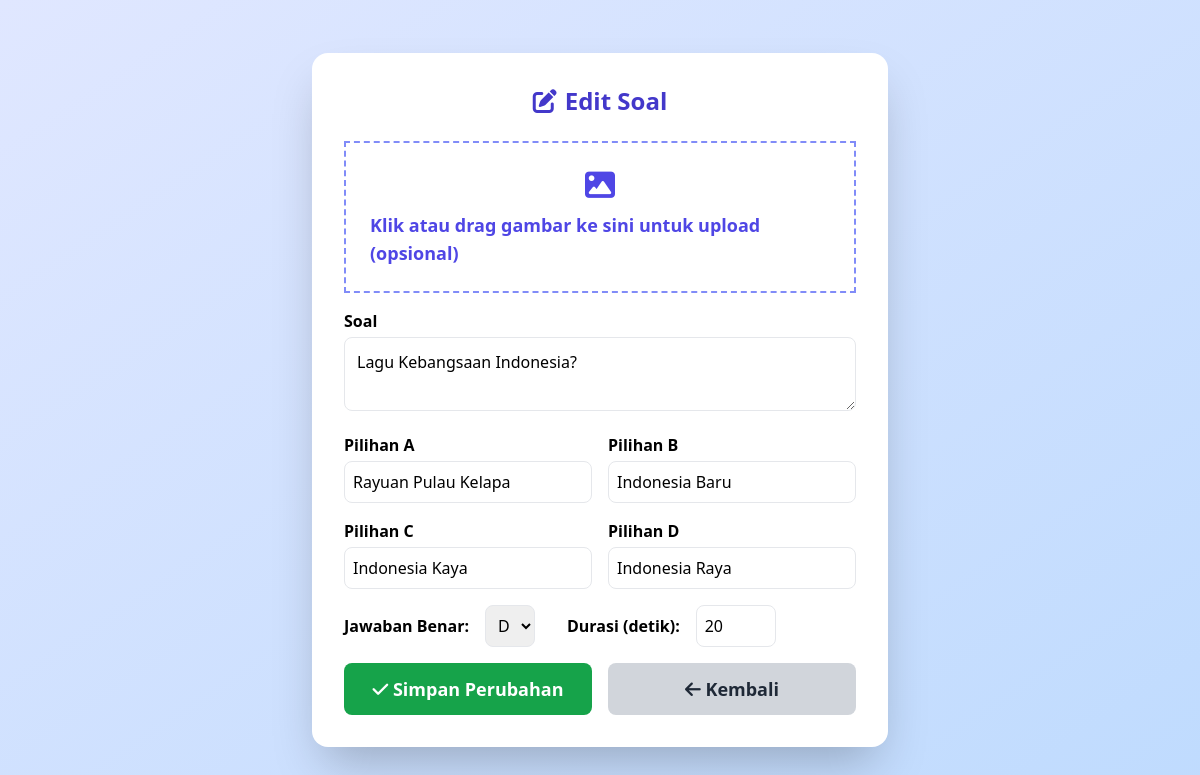
The page /edit_soal.php?id=2 on the database its author committed.
### tables this page shows
CREATE TABLE `tb_soal` (
  `id` int(11) NOT NULL,
  `id_quiz` int(11) NOT NULL,
  `soal` text NOT NULL,
  `jawaban_a` varchar(255) NOT NULL,
  `jawaban_b` varchar(255) NOT NULL,
  `jawaban_c` varchar(255) NOT NULL,
  `jawaban_d` varchar(255) NOT NULL,
  `jawaban_benar` enum('A','B','C','D') NOT NULL,
  `durasi` int(11) DEFAULT 20,
  `gambar` varchar(255) DEFAULT NULL
);

### edit_soal.php (the view, shortened to what this page needs)
<?php
include_once 'api/db.php';
$id = $_GET['id'] ?? null;
$kode = $_GET['kode'] ?? '';
$stmt = $pdo->prepare("SELECT * FROM tb_soal WHERE id = ?");
$stmt->execute([$id]);
$soal = $stmt->fetch();
?>
<!DOCTYPE html>
<html lang="id">
<head>
  <script src="https://cdn.tailwindcss.com"></script>
  <link rel="stylesheet" href="https://cdnjs.cloudflare.com/ajax/libs/font-awesome/6.4.0/css/all.min.css"/>
</head>
<body class="min-h-screen flex items-center justify-center bg-gradient-to-br from-indigo-100 to-blue-200">
  <div class="w-full max-w-xl bg-white rounded-2xl shadow-2xl p-8 fade-in">
    <h2 class="text-2xl font-bold text-indigo-700 mb-6 text-center flex items-center justify-center gap-2">
      <i class="fa-solid fa-pen-to-square"></i> Edit Soal
    </h2>
    <form method="POST" enctype="multipart/form-data" class="space-y-4" id="formSoal">
      <?php if ($soal['gambar']): ?>
        <div id="gambarArea" class="flex flex-col items-center mb-4">
          <img id="imgPreview" src="assets/soal/<?= htmlspecialchars($soal['gambar']) ?>" alt="Preview Gambar" class="img-preview mb-2 max-h-32 max-w-xs">
          <button type="button" id="btnHapusGambarJs" class="mt-2 px-3 py-1 bg-red-500 hover:bg-red-600 text-white rounded text-sm flex items-center gap-2"><i class="fa-solid fa-trash"></i> Hapus Gambar</button>
          <input type="hidden" name="hapus_gambar_js" id="hapusGambarJs" value="0">
        </div>
      <?php else: ?>
        <div id="dropzone" class="dropzone border-2 border-dashed border-indigo-400 flex flex-col items-center justify-center p-6 mb-2">
          <div id="dropText" class="text-indigo-600 text-lg font-semibold flex flex-col items-center gap-2">
            <i class="fa-solid fa-image text-3xl"></i>
            Klik atau drag gambar ke sini untuk upload (opsional)
          </div>
        </div>
      <?php endif; ?>
      <div>
        <label class="block font-semibold mb-1">Soal</label>
        <textarea name="soal" required class="w-full p-3 border rounded-lg focus:ring-2 focus:ring-indigo-400" placeholder="Tulis soal di sini..."><?= htmlspecialchars($soal['soal']) ?></textarea>
      </div>
      <div class="grid grid-cols-2 gap-4">
        <div>
          <label class="block font-semibold mb-1">Pilihan A</label>
          <input type="text" name="jawaban_a" required class="w-full p-2 border rounded-lg" value="<?= htmlspecialchars($soal['jawaban_a']) ?>">
        </div>
        <div>
          <label class="block font-semibold mb-1">Pilihan B</label>
          <input type="text" name="jawaban_b" required class="w-full p-2 border rounded-lg" value="<?= htmlspecialchars($soal['jawaban_b']) ?>">
        </div>
        <div>
          <label class="block font-semibold mb-1">Pilihan C</label>
          <input type="text" name="jawaban_c" required class="w-full p-2 border rounded-lg" value="<?= htmlspecialchars($soal['jawaban_c']) ?>">
        </div>
        <div>
          <label class="block font-semibold mb-1">Pilihan D</label>
          <input type="text" name="jawaban_d" required class="w-full p-2 border rounded-lg" value="<?= htmlspecialchars($soal['jawaban_d']) ?>">
        </div>
      </div>
      <div class="flex gap-4 items-center">
        <label class="font-semibold">Jawaban Benar:</label>
        <select name="jawaban_benar" class="p-2 border rounded-lg">
          <option value="D" <?= $soal['jawaban_benar']=='D'?'selected':'' ?>>D</option>
        </select>
        <label class="font-semibold ml-4">Durasi (detik):</label>
        <input type="number" name="durasi" min="5" max="120" value="<?= (int)$soal['durasi'] ?>" class="w-20 p-2 border rounded-lg">
      </div>
      <div class="flex gap-4 mt-4">
        <button type="submit" class="flex-1 py-3 bg-green-600 hover:bg-green-700 text-white font-bold rounded-lg text-lg transition-all">
          <i class="fa-solid fa-check"></i> Simpan Perubahan
        </button>
        <a href="host.php?kode=<?= htmlspecialchars($kode) ?>" class="flex-1 py-3 bg-gray-300 hover:bg-gray-400 text-gray-800 font-bold rounded-lg text-lg text-center transition-all">
          <i class="fa-solid fa-arrow-left"></i> Kembali
        </a>
      </div>
    </form>
  </div>
</body>
</html>

### rows shown on the page
tb_soal: soal "Lagu Kebangsaan Indonesia?", jawaban_a "Rayuan Pulau Kelapa", jawaban_b "Indonesia Baru", jawaban_c "Indonesia Kaya", jawaban_d "Indonesia Raya", jawaban_benar "D", durasi "20"
